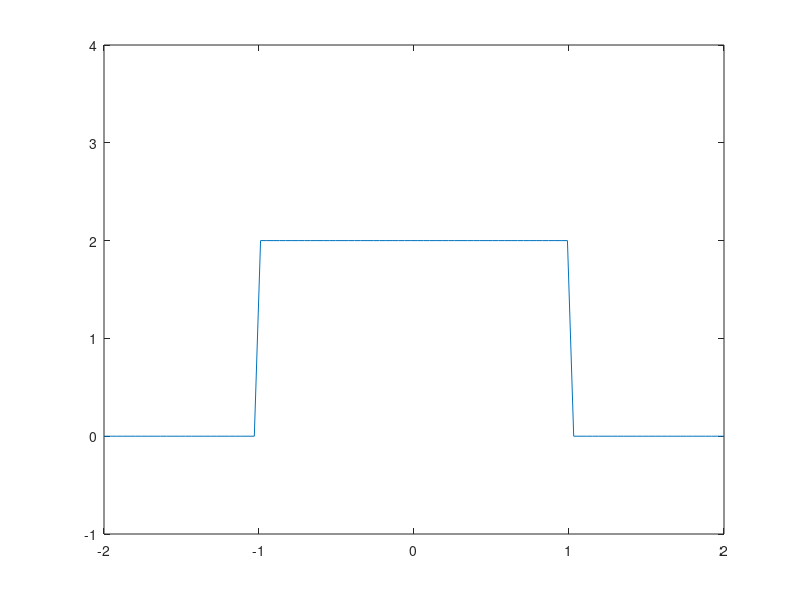
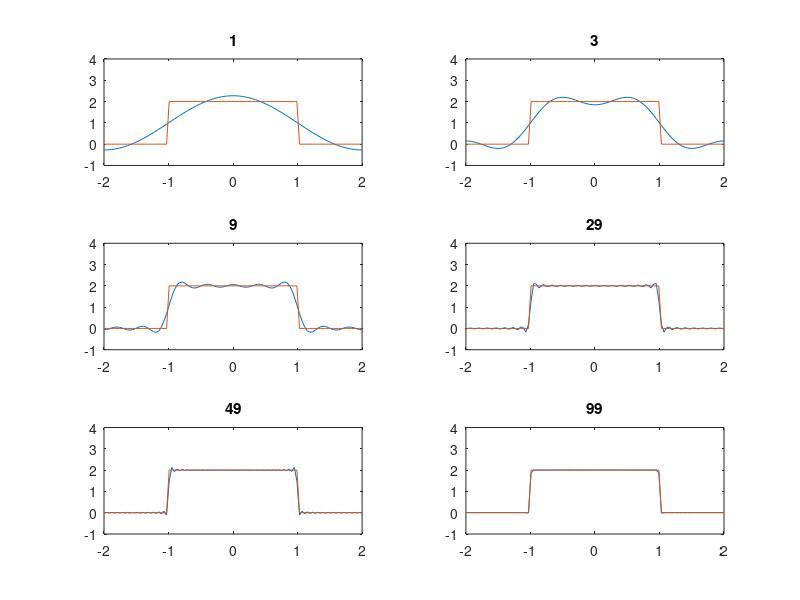

These figures' MATLAB source, in order:
t = linspace(-2,2);
t0 = 4;
w = 2*pi/t0;
g = 1 + square(w.*(t+1));
figure(1);
plot(t,g);
axis([-2,2,-1,4]);

figure(2);
N = [1,3,9,29,49,99];
T0 = 4;
w0 = 2*pi/T0;
gN = zeros(1);
for i = 1:6
    n = N(i);
    k = 0;
    for ti = linspace(-2,2)
        gn = 1;
        for j = 1:n
            gn = gn+ 2*sinc(j/2)*cos(j*w0*ti);
        end
        k = k+1;
        gN(k) = gn;
    end
    subplot(3,2,i);
    plot(t,gN,t,g);
    axis([-2,2,-1,4]);
    title(int2str(n));
end
